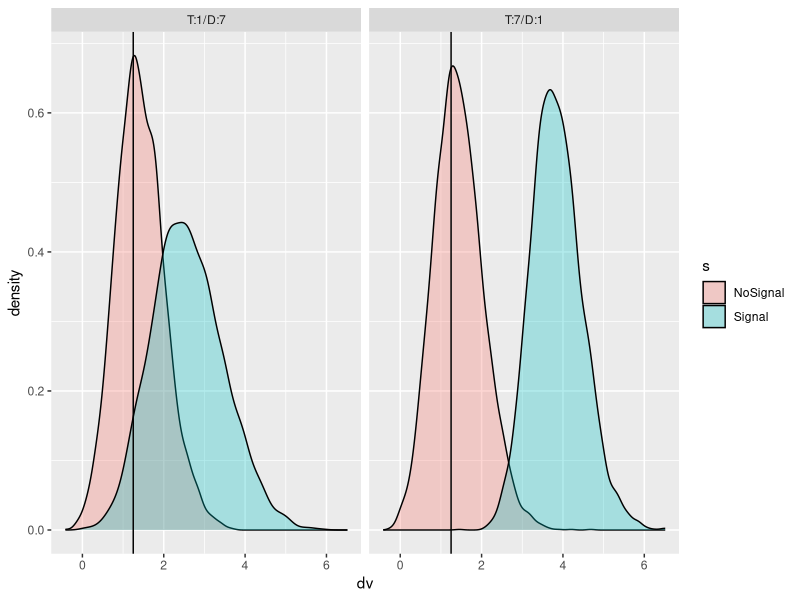

Source code (R):
rm(list = ls())

library(ggplot2)

verghese_mod<-function(sig,n_targ,n_dist,sim){
  mu1<-0
  mu2<-sig # signal size (should be dprime of single target ident.)
  sd1<-1    # SD of target detector responses to distractor (Default: 1)
  sd2<-1    # SD of target detector responses to target (Default: 1)
  sign<-vector(length = round(sim/2))
  nosign<-vector(length = round(sim/2))
  for (i in 1:round(sim/2)){ 
    # 2 kinds of trials
    nosign[i]<-max(rnorm(n_dist+n_targ,mu1,sd1)) # get numit samples from distractor distribution, take maximum
    sign[i]<-if (n_dist==0){max(rnorm(n_targ,mu2,sd2))}else if (n_targ==0) {max(rnorm(n_dist,mu1,sd1))}else{max(c(rnorm(n_dist,mu1,sd1),rnorm(n_targ,mu2,sd2)))} # get numit-1 samples from distractor distribution and 1 from target distribution, take maximum
  }
  list('sign'=sign,'nosign'=nosign)
}

sig<-2.5
sim<-10000
t1d7<-verghese_mod(sig,1,7,sim)
t7d1<-verghese_mod(sig,7,1,sim)

df<-data.frame(
  dv=c(t1d7$sign,t1d7$nosign,t7d1$sign,t7d1$nosign),
  s=rep(c(rep('Signal',sim/2),rep('NoSignal',sim/2)),2),
  c=c(rep('T:1/D:7',sim),rep('T:7/D:1',sim))
)


ggplot(df, aes(x=dv, fill=s)) + geom_density(alpha=.3) + geom_vline(xintercept = sig/2) + facet_wrap(~ c)
